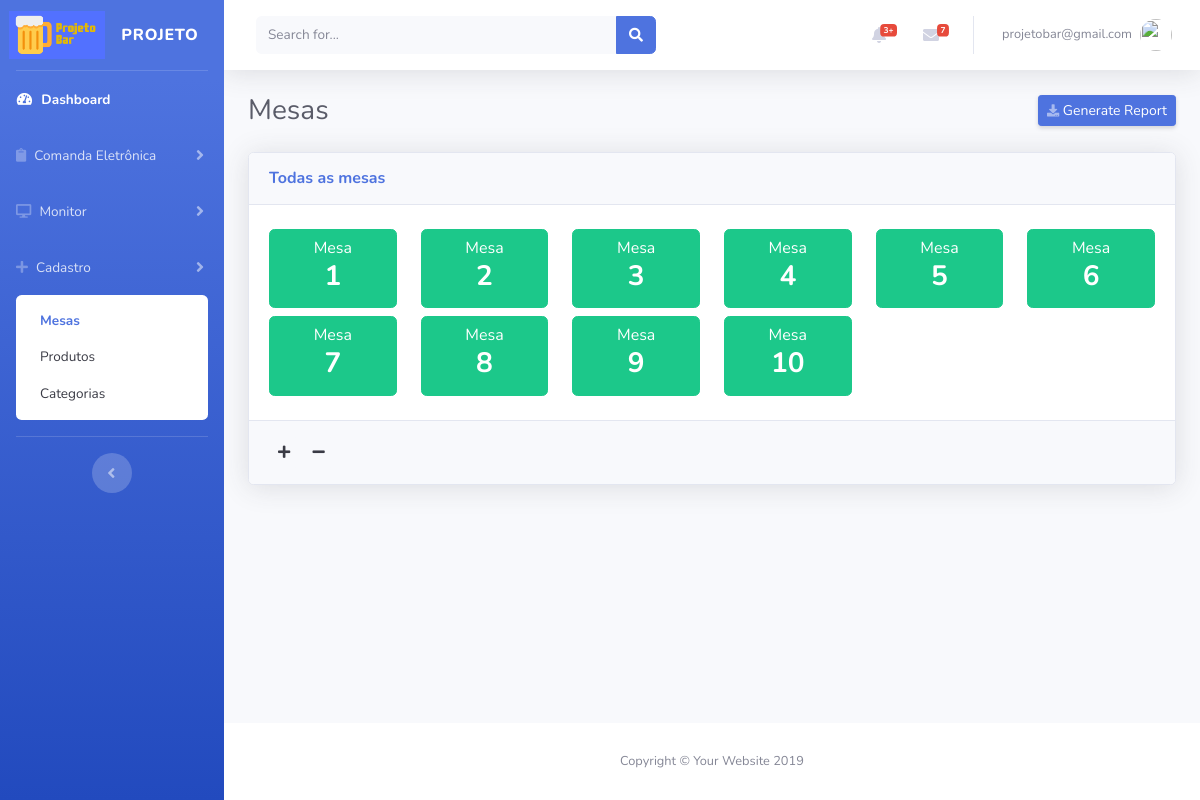
The app's page /views/mesas/Cadastrar.php (signed in), older data.
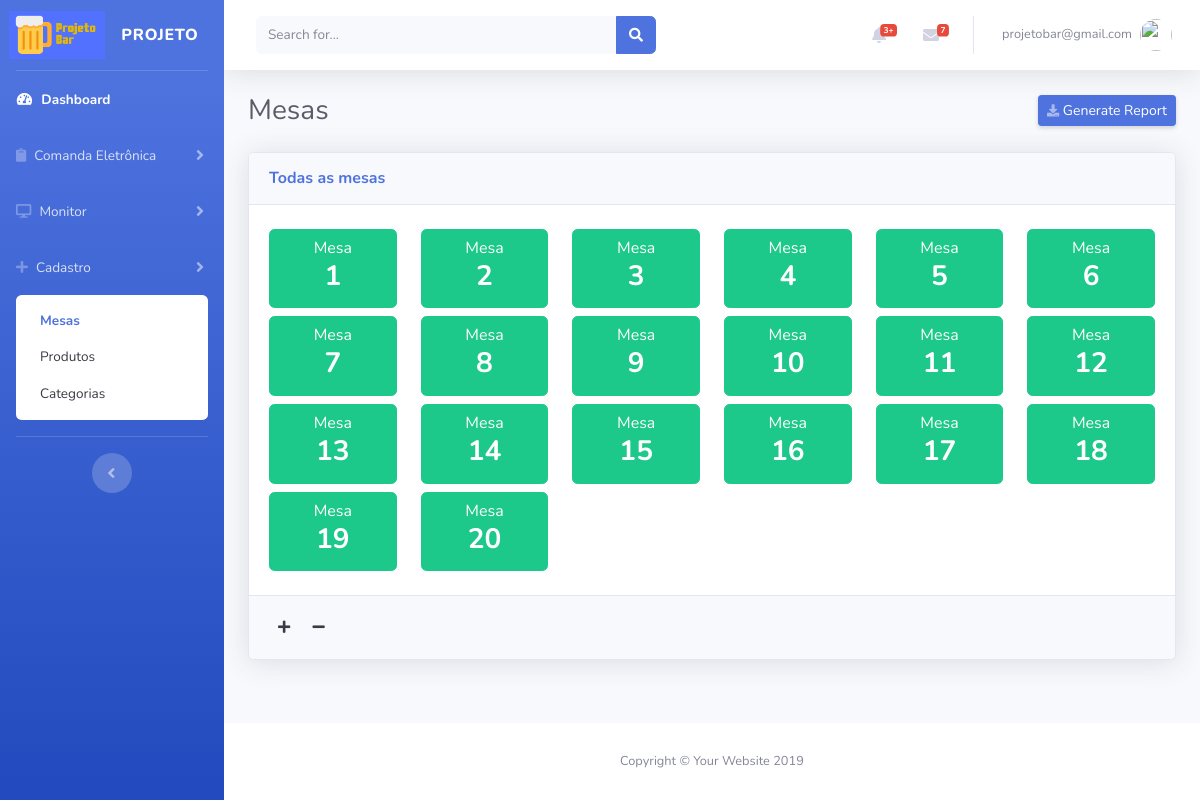
The same page, newer data.
### tables this page shows
CREATE TABLE IF NOT EXISTS `mesas` (
  `id` int(11) NOT NULL AUTO_INCREMENT,
  `num_mesa` int(11) NOT NULL,
  `status` varchar(100) NOT NULL,
  `usuario` int(11) NOT NULL,
  `cadastro` datetime NOT NULL,
  `modificado` datetime NOT NULL,
  PRIMARY KEY (`id`)
);

### config.php (called while the page is built, shortened)
<?php
$app_name= 'PROJETO';
$app_token= 'appbar1';

### controllers/sidebar/ControllerSidebarToggle.php (called while the page is built)
<?php
$sqlCosultaToggle="SELECT * FROM sidebar WHERE id_usuario = '".$_SESSION['id'.$app_token]."' LIMIT 1";
$resultCosultaToggle=mysqli_query($conecta,$sqlCosultaToggle);
$CosultaToggle=mysqli_fetch_assoc($resultCosultaToggle);

### views/mesas/templates/FormularioExibir.php (the view, shortened to what this page needs)
<?php
$verificaMesasExistente = "SELECT count(id) count FROM mesas";
$result=mysqli_query($conecta,$verificaMesasExistente);
$qtd_mesas=mysqli_fetch_assoc($result);
if ( $qtd_mesas['count'] > 0 ) {
  $sql="SELECT * FROM mesas ORDER BY num_mesa ASC";
  if ($result=mysqli_query($conecta,$sql))
  {
    ?>
    <div class="card shadow mb-12">
      <div class="card-header py-3">
        <h6 class="m-0 font-weight-bold text-primary">Todas as mesas</h6>
      </div>
      <div class="card-body">
        <div class="row">
          <?php  while ($row=mysqli_fetch_assoc($result)) { ?>
          <div class="col-3 col-sm-4  col-md-4 col-lg-4 col-xl-2 py-1">
            <button class="btn btn-success btn-block">
              Mesa
              <h3><b><?=$row['num_mesa'];?></b></h3>
            </button>
          </div>
          <?php } ?>
        </div>
      </div>
      <div class="card-footer py-3">
       <button class="btn btn-sm btn-light" id="btnAdicionarMesa"><i class="fas fa-plus"></i></button>
       <button class="btn btn-sm btn-light" id="btnRemoverMesa"><i class="fas fa-minus"></i></button>
     </div>
   </div>
   <?php
 }
}

### inc/header.php (shortened to what this page needs)
<!DOCTYPE html>
<html lang="en">
<head>
  <link href="<?php echo BASEURL; ?>vendor/fontawesome-free/css/all.min.css" rel="stylesheet" type="text/css">
  <link href="<?php echo BASEURL; ?>css/sb-admin-2.css" rel="stylesheet">
  <link href="<?php echo BASEURL;?>vendor/alertify/css/alertify.min.css" rel="stylesheet">
</head>
  <?php include_once($ControllerSidebarToggle); ?>

### views/mesas/Cadastrar.php (shortened to what this page needs)
<?php
$app_item="controle";
$app_page_name="mesas";
include ('../../config.php');
include('../../inc/header.php');
?>
<body id="page-top">
  <div id="wrapper">
    <?php include('../../inc/sidebar.php'); ?>
    <div id="content-wrapper" class="d-flex flex-column">
      <div id="content">
       <?php include('../../inc/topbar.php'); ?>
       <div class="container-fluid">
        <div class="d-sm-flex align-items-center justify-content-between mb-4">
          <h1 class="h3 mb-0 text-gray-800"><?php echo ucfirst($app_page_name); ?></h1>
          <a href="#" class="d-none d-sm-inline-block btn btn-sm btn-primary shadow-sm"><i class="fas fa-download fa-sm text-white-50"></i> Generate Report</a>
        </div>
        <div id="contentTemplateMaster">
         <?php include ('templates/TemplateMaster.php'); ?>
       </div>
     </div>
   </div>
 </div>
</div>
<?php include('../../inc/footer.php'); ?>

### inc/sidebar.php (shortened to what this page needs)
    <ul class="navbar-nav bg-gradient-primary sidebar sidebar-dark accordion  <?php echo $CosultaToggle['status']; ?>" id="accordionSidebar">
      <a class="sidebar-brand d-flex align-items-center justify-content-center" href="<?php echo BASEURL.'index.php'; ?>">
        <img src="<?php echo BASEURL;?>img/logo_azul_small.png" width="50%">
      <div class="sidebar-brand-text mx-3"><?php echo $app_name; ?></div>
    </a>
    <hr class="sidebar-divider my-0">
    <li class="nav-item active">
      <a class="nav-link" href="<?php echo BASEURL.'index.php'; ?>">
        <i class="fas fa-fw fa-tachometer-alt"></i>
        <span>Dashboard</span></a>
      </li>
      <li class="nav-item">
        <a class="nav-link collapsed" href="#" data-toggle="collapse" data-target="#collapsePage1" aria-expanded="true" aria-controls="collapsePages">
          <i class="fas fa-clipboard"></i>
          <span>Comanda Eletrônica</span>
        </a>
    </li>
    <li class="nav-item">
      <a class="nav-link collapsed" href="#" data-toggle="collapse" data-target="#collapsePage2" aria-expanded="true" aria-controls="collapsePages">
        <i class="fas fa-desktop"></i>
        <span>Monitor</span>
      </a>
  </li>
  <li class="nav-item">
    <a class="nav-link collapsed" href="#" data-toggle="collapse" data-target="#collapsePages3" aria-expanded="true" aria-controls="collapsePages">
      <i class="fas fa-plus"></i>
      <span>Cadastro</span>
    </a>
    <div id="collapsePages3" class="collapse
    <?php if($app_item=='controle'){if($CosultaToggle['status']=='toggled'){echo"";}else{echo"show";}}else{echo"";}?>
    " aria-labelledby="headingPages" data-parent="#accordionSidebar">
    <div class="bg-white py-2 collapse-inner rounded">
      <a class="collapse-item  <?php if($app_page_name=='mesas'){echo "active";}else{echo"";} ?>"
        href="<?php echo BASEURL."views/mesas/Cadastrar.php";?>">Mesas</a>
        <a class="collapse-item
        <?php  if( $app_page_name=='produtos' ) { echo "active"; } else {echo""; } ?>
        " href="<?php echo BASEURL."views/produtos/Cadastrar.php";?>">Produtos</a>
        <a class="collapse-item
        <?php  if( $app_page_name=='categorias' ){echo "active"; }else{echo""; } ?>
        " href="<?php echo BASEURL."views/categorias/Cadastrar.php";?>">Categorias</a>
    </div>
  </div>
</li>
  <hr class="sidebar-divider d-none d-md-block">
  <div class="text-center d-none d-md-inline">
    <button class="rounded-circle border-0" id="sidebarToggle" name="sidebarToggle"></button>
  </div>
</ul>

### inc/topbar.php (shortened to what this page needs)
<nav class="navbar navbar-expand navbar-light bg-white topbar mb-4 static-top shadow">
  <form class="d-none d-sm-inline-block form-inline mr-auto ml-md-3 my-2 my-md-0 mw-100 navbar-search">
    <div class="input-group">
      <input type="text" class="form-control bg-light border-0 small" placeholder="Search for..." aria-label="Search" aria-describedby="basic-addon2">
      <div class="input-group-append">
        <button class="btn btn-primary" type="button">
          <i class="fas fa-search fa-sm"></i>
        </button>
      </div>
    </div>
  </form>
  <ul class="navbar-nav ml-auto">
    <li class="nav-item dropdown no-arrow mx-1">
      <a class="nav-link dropdown-toggle" href="#" id="alertsDropdown" role="button" data-toggle="dropdown" aria-haspopup="true" aria-expanded="false">
        <i class="fas fa-bell fa-fw"></i>
        <span class="badge badge-danger badge-counter">3+</span>
      </a>
    </li>
    <li class="nav-item dropdown no-arrow mx-1">
      <a class="nav-link dropdown-toggle" href="#" id="messagesDropdown" role="button" data-toggle="dropdown" aria-haspopup="true" aria-expanded="false">
        <i class="fas fa-envelope fa-fw"></i>
        <span class="badge badge-danger badge-counter">7</span>
      </a>
    </li>
    <li class="nav-item dropdown no-arrow">
      <a class="nav-link dropdown-toggle" href="#" id="userDropdown" role="button" data-toggle="dropdown" aria-haspopup="true" aria-expanded="false">
        <span class="mr-2 d-none d-lg-inline text-gray-600 small"><?php echo $_SESSION['login'.$app_token]; ?></span>
        <img class="img-profile rounded-circle" src="https://source.unsplash.com/QAB-WJcbgJk/60x60">
      </a>
    </li>
  </ul>
</nav>

### views/mesas/templates/TemplateMaster.php (shortened to what this page needs)
<?php
$FormularioExibir = $_SERVER['DOCUMENT_ROOT'];
$FormularioExibir .= BASEURL . "views/mesas/templates/FormularioExibir.php";
?>
<div class="row">
<div class="col-xl-12 col-lg-12">
<?php include ($FormularioExibir); ?>

### inc/footer.php (shortened to what this page needs)
      <footer class="sticky-footer bg-white">
        <div class="container my-auto">
          <div class="copyright text-center my-auto">
            <span>Copyright &copy; Your Website 2019</span>
          </div>
        </div>
      </footer>
    </div>
  </div>
</body>
</html>

Row changes from the older to the newer data that the page shows:
added mesas: num_mesa "11"
added mesas: num_mesa "12"
added mesas: num_mesa "13"
added mesas: num_mesa "14"
added mesas: num_mesa "15"
added mesas: num_mesa "16"
added mesas: num_mesa "17"
added mesas: num_mesa "18"
added mesas: num_mesa "19"
added mesas: num_mesa "20"
